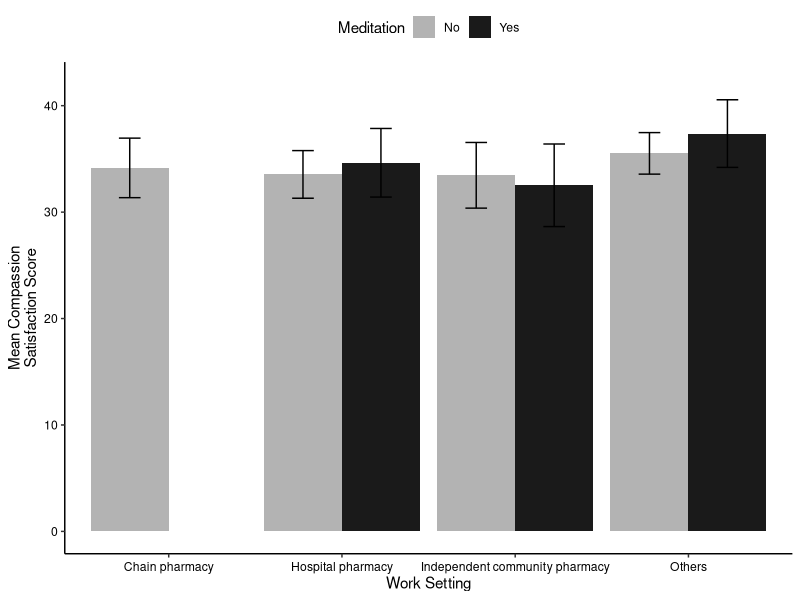

Write the R code that produced this figure.
# Load required libraries
library(ggplot2)
library(tidyverse)

# Create the dataset with actual standard errors
data <- data.frame(
  work_setting = rep(c("Chain pharmacy", "Hospital pharmacy", 
                       "Independent community pharmacy", "Others"), each = 2),
  Meditation = factor(rep(c("No", "Yes"), times = 4),
                      levels = c("No", "Yes")),
  CS = c(
    # Chain pharmacy
    34.154, NA,
    # Hospital pharmacy
    33.541, 34.637,
    # Independent community
    33.46, 32.521,
    # Others
    35.518, 37.379
  ),
  se = c(
    # Chain pharmacy
    2.798, NA,
    # Hospital pharmacy
    2.237, 3.222,
    # Independent community
    3.086, 3.879,
    # Others
    1.951, 3.178
  )
)

# Create the plot
ggplot(data, aes(x = work_setting, y = CS, fill = Meditation)) +
  geom_bar(stat = "identity", 
           position = position_dodge(width = 0.9),
           width = 0.9) +
  geom_errorbar(aes(ymin = CS - se, ymax = CS + se),
                position = position_dodge(width = 0.9),
                width = 0.25) +
  scale_fill_manual(values = c("No" = "grey70",
                               "Yes" = "grey10")) +
  labs(x = "Work Setting",
       y = "Mean Compassion\nSatisfaction Score",
       fill = "Meditation") +
  theme_classic() +
  theme(
    axis.text.x = element_text(angle = 0, vjust = 0.5),
    axis.text = element_text(color = "black"),
    legend.position = "top"
  ) +
  scale_y_continuous(limits = c(0, 42))